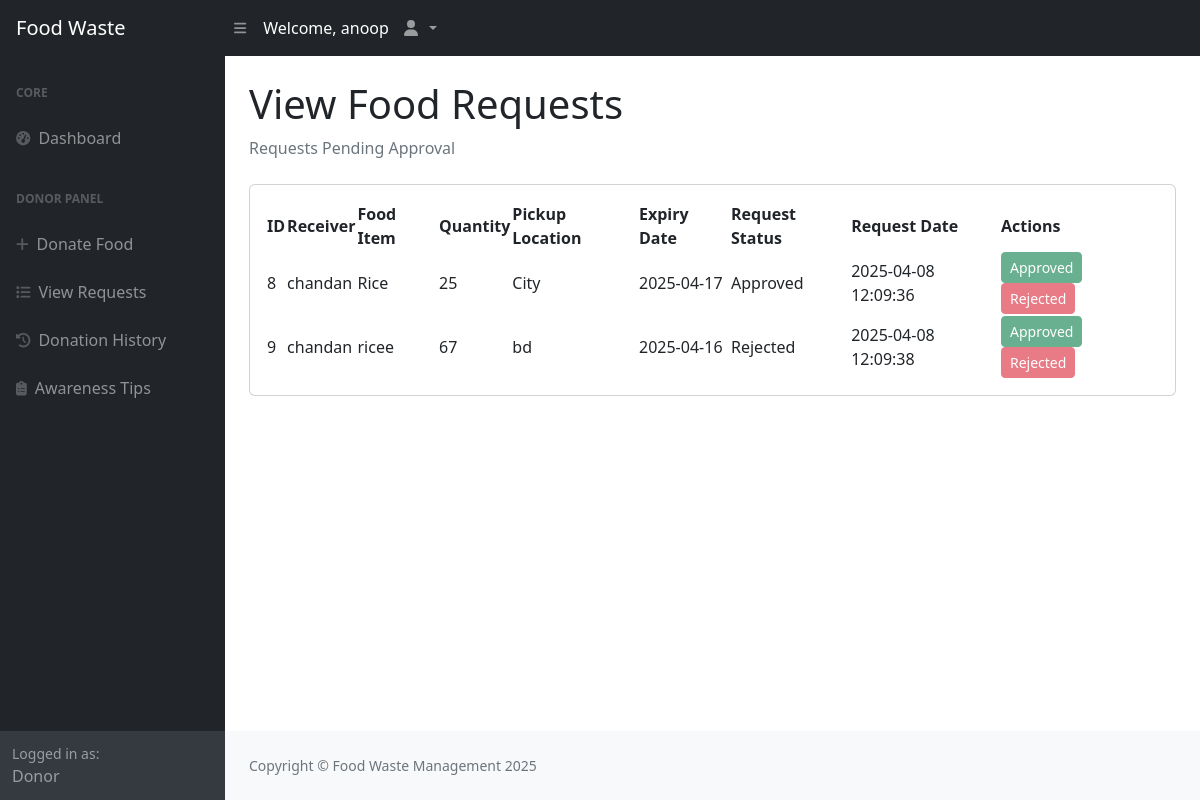
The page /donor/view_requests.php (signed in) on the database its author committed.
### tables this page shows
CREATE TABLE `donations` (
  `id` int(11) NOT NULL,
  `user_id` int(11) NOT NULL,
  `food_item` varchar(255) NOT NULL,
  `quantity` varchar(100) NOT NULL,
  `pickup_location` varchar(255) NOT NULL,
  `expiry_date` date NOT NULL,
  `created_at` timestamp NOT NULL DEFAULT current_timestamp(),
  `receiver_id` int(11) DEFAULT NULL,
  `request_status` enum('available','requested','approved','rejected') DEFAULT 'available'
);

CREATE TABLE `users` (
  `id` int(11) NOT NULL,
  `username` varchar(100) NOT NULL,
  `email` varchar(100) NOT NULL,
  `password` varchar(255) NOT NULL,
  `role` enum('admin','donor','receiver') NOT NULL,
  `created_at` timestamp NOT NULL DEFAULT current_timestamp()
);

CREATE TABLE `requests` (
  `id` int(11) NOT NULL,
  `donation_id` int(11) NOT NULL,
  `status` enum('pending','approved','rejected','completed') DEFAULT 'pending',
  `created_at` timestamp NOT NULL DEFAULT current_timestamp(),
  `receiver_id` int(11) DEFAULT NULL,
  `request_status` enum('requested','approved','rejected') DEFAULT 'requested'
);

### donor/view_requests.php (the view, shortened to what this page needs)
<?php
include '../database/db_connect.php';
$user_id = $_SESSION['user_id'];
$sql = "SELECT donations.id, donations.food_item, donations.quantity, donations.pickup_location, donations.expiry_date, requests.request_status AS request_status, requests.created_at, users.username AS receiver_name
        FROM donations
        JOIN requests ON donations.id = requests.donation_id
        JOIN users ON requests.receiver_id = users.id
        WHERE donations.user_id = ?";
$stmt = $conn->prepare($sql);
$stmt->bind_param("i", $user_id);
$stmt->execute();
$result = $stmt->get_result();
?>
<!DOCTYPE html>
<html lang="en">
<head>
    <link href="https://cdn.jsdelivr.net/npm/simple-datatables@7.1.2/dist/style.min.css" rel="stylesheet" />
    <link href="../assets/css/styles.css" rel="stylesheet" />
</head>
<body class="sb-nav-fixed">
    <?php include '../includes/topbar.php'; ?>
    <div id="layoutSidenav">
        <?php include '../includes/sidebar.php'; ?>
        <div id="layoutSidenav_content">
            <main>
                <div class="container-fluid px-4">
                    <h1 class="mt-4">View Food Requests</h1>
                    <ol class="breadcrumb mb-4">
                        <li class="breadcrumb-item active">Requests Pending Approval</li>
                    </ol>
                    <div class="card mb-4">
                        <div class="card-body">
                            <table id="datatablesSimple">
                                <thead>
                                    <tr>
                                        <th>ID</th>
                                        <th>Receiver</th>
                                        <th>Food Item</th>
                                        <th>Quantity</th>
                                        <th>Pickup Location</th>
                                        <th>Expiry Date</th>
                                        <th>Request Status</th>
                                        <th>Request Date</th>
                                        <th>Actions</th>
                                    </tr>
                                </thead>
                                <tbody>
                                    <?php while ($row = $result->fetch_assoc()) { ?>
                                        <tr>
                                            <td><?php echo $row['id']; ?></td>
                                            <td><?php echo htmlspecialchars($row['receiver_name']); ?></td>
                                            <td><?php echo htmlspecialchars($row['food_item']); ?></td>
                                            <td><?php echo htmlspecialchars($row['quantity']); ?></td>
                                            <td><?php echo htmlspecialchars($row['pickup_location']); ?></td>
                                            <td><?php echo htmlspecialchars($row['expiry_date']); ?></td>
                                            <td><?php echo ucfirst($row['request_status']); ?></td>
                                            <td><?php echo $row['created_at']; ?></td>
                                            <td>
                                                <?php if ($row['request_status'] !== 'approved' && $row['request_status'] !== 'rejected') { ?>
                                                    <a href="approve_request.php?id=<?php echo $row['id']; ?>" class="btn btn-success btn-sm">Approve</a>
                                                    <a href="reject_request.php?id=<?php echo $row['id']; ?>" class="btn btn-danger btn-sm">Reject</a>
                                                <?php } else { ?>
                                                    <button class="btn btn-success btn-sm" disabled>Approved</button>
                                                    <button class="btn btn-danger btn-sm" disabled>Rejected</button>
                                                <?php } ?>
                                            </td>
                                        </tr>
                                    <?php } ?>
                                </tbody>
                            </table>
                        </div>
                    </div>
                </div>
            </main>
            <?php include '../includes/footer.php'; ?>
        </div>
    </div>
</body>
</html>

### includes/topbar.php (shortened to what this page needs)
<?php
$username = isset($_SESSION['username']) ? $_SESSION['username'] : 'Guest';
?>
<nav class="sb-topnav navbar navbar-expand navbar-dark bg-dark">
    <a class="navbar-brand ps-3" href="index.php">Food Waste</a>
    <button class="btn btn-link btn-sm order-1 order-lg-0 me-4 me-lg-0" id="sidebarToggle" href="#"><i class="fas fa-bars"></i></button>
    <ul class="navbar-nav ms-auto ms-md-0 me-3 me-lg-4">
        <li class="nav-item dropdown">
            <a class="nav-link dropdown-toggle" id="userDropdown" href="#" role="button" data-bs-toggle="dropdown" aria-expanded="false">
                <span class="text-white me-2">Welcome, <?php echo htmlspecialchars($username); ?></span>
                <i class="fas fa-user fa-fw"></i>
            </a>
        </li>
    </ul>
</nav>

### includes/sidebar.php (shortened to what this page needs)
<?php
$user_role = isset($_SESSION['role']) ? $_SESSION['role'] : '';
?>
<div id="layoutSidenav_nav">
    <nav class="sb-sidenav accordion sb-sidenav-dark" id="sidenavAccordion">
        <div class="sb-sidenav-menu">
            <div class="nav">
                <div class="sb-sidenav-menu-heading">Core</div>
                <a class="nav-link" href="dashboard.php">
                    <div class="sb-nav-link-icon"><i class="fas fa-tachometer-alt"></i></div>
                    Dashboard
                </a>
                <?php if ($user_role === 'admin') : ?>
                    <div class="sb-sidenav-menu-heading">Management</div>
                    <a class="nav-link" href="../admin/manage_users.php">
                        <div class="sb-nav-link-icon"><i class="fas fa-users"></i></div>
                        Manage Users
                    </a>
                    <a class="nav-link" href="../admin/manage_donations.php">
                        <div class="sb-nav-link-icon"><i class="fas fa-box"></i></div>
                        Manage Donations
                    </a>
                    <a class="nav-link" href="../admin/reports.php">
                        <div class="sb-nav-link-icon"><i class="fas fa-chart-bar"></i></div>
                        Reports
                    </a>
                    <a class="nav-link" href="../admin/settings.php">
                        <div class="sb-nav-link-icon"><i class="fas fa-cog"></i></div>
                        Settings
                    </a>
                <?php elseif ($user_role === 'donor') : ?>
                    <div class="sb-sidenav-menu-heading">Donor Panel</div>
                    <a class="nav-link" href="../donor/donate_food.php">
                        <div class="sb-nav-link-icon"><i class="fas fa-plus"></i></div>
                        Donate Food
                    </a>
                    <a class="nav-link" href="../donor/view_requests.php">
                        <div class="sb-nav-link-icon"><i class="fas fa-list"></i></div>
                        View Requests
                    </a>
                    <a class="nav-link" href="../donor/donation_history.php">
                        <div class="sb-nav-link-icon"><i class="fas fa-history"></i></div>
                        Donation History
                    </a>
                    <a class="nav-link" href="../donor/awareness.php">
                        <div class="sb-nav-link-icon"><i class="fas fa-clipboard-list"></i></div>
                        Awareness Tips
                    </a>
                <?php endif; ?>
            </div>
        </div>
        <div class="sb-sidenav-footer">
            <div class="small">Logged in as:</div>
            <?php echo ucfirst($user_role); ?>
        </div>
    </nav>
</div>

### includes/footer.php (shortened to what this page needs)
<footer class="py-4 bg-light mt-auto">
    <div class="container-fluid px-4">
        <div class="d-flex align-items-center justify-content-between small">
            <div class="text-muted">Copyright &copy; Food Waste Management <?php echo date('Y'); ?></div>
        </div>
    </div>
</footer>

### rows shown on the page
donations: id "8", users.username "chandan", food_item "Rice", quantity "25", pickup_location "City", expiry_date "2025-04-17", requests.request_status "Approved", requests.created_at "2025-04-08 12:09:36"
donations: id "9", users.username "chandan", food_item "ricee", quantity "67", pickup_location "bd", expiry_date "2025-04-16", requests.request_status "Rejected", requests.created_at "2025-04-08 12:09:38"

### other values the page prints
$username "anoop"
$user_role "Donor"
